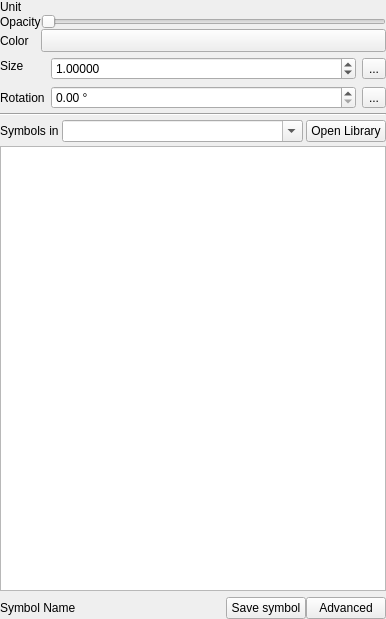
<?xml version="1.0" encoding="UTF-8"?>
<ui version="4.0">
 <class>SymbolsListWidget</class>
 <widget class="QWidget" name="SymbolsListWidget">
  <property name="geometry">
   <rect>
    <x>0</x>
    <y>0</y>
    <width>386</width>
    <height>619</height>
   </rect>
  </property>
  <property name="windowTitle">
   <string>Form</string>
  </property>
  <layout class="QGridLayout" name="gridLayout_4">
   <property name="verticalSpacing">
    <number>4</number>
   </property>
   <property name="margin">
    <number>0</number>
   </property>
   <item row="1" column="0">
    <widget class="Line" name="line">
     <property name="orientation">
      <enum>Qt::Horizontal</enum>
     </property>
    </widget>
   </item>
   <item row="3" column="0">
    <widget class="QListView" name="viewSymbols">
     <property name="sizePolicy">
      <sizepolicy hsizetype="Expanding" vsizetype="Expanding">
       <horstretch>0</horstretch>
       <verstretch>2</verstretch>
      </sizepolicy>
     </property>
     <property name="iconSize">
      <size>
       <width>77</width>
       <height>70</height>
      </size>
     </property>
     <property name="textElideMode">
      <enum>Qt::ElideNone</enum>
     </property>
     <property name="flow">
      <enum>QListView::LeftToRight</enum>
     </property>
     <property name="resizeMode">
      <enum>QListView::Adjust</enum>
     </property>
     <property name="spacing">
      <number>5</number>
     </property>
     <property name="viewMode">
      <enum>QListView::IconMode</enum>
     </property>
     <property name="uniformItemSizes">
      <bool>true</bool>
     </property>
     <property name="wordWrap">
      <bool>true</bool>
     </property>
    </widget>
   </item>
   <item row="2" column="0">
    <layout class="QHBoxLayout" name="horizontalLayout_3">
     <property name="spacing">
      <number>3</number>
     </property>
     <item>
      <widget class="QLabel" name="label">
       <property name="text">
        <string>Symbols in</string>
       </property>
      </widget>
     </item>
     <item>
      <widget class="QComboBox" name="groupsCombo">
       <property name="sizePolicy">
        <sizepolicy hsizetype="Expanding" vsizetype="Fixed">
         <horstretch>0</horstretch>
         <verstretch>0</verstretch>
        </sizepolicy>
       </property>
       <property name="minimumSize">
        <size>
         <width>50</width>
         <height>0</height>
        </size>
       </property>
       <property name="editable">
        <bool>true</bool>
       </property>
      </widget>
     </item>
     <item>
      <widget class="QPushButton" name="openStyleManagerButton">
       <property name="text">
        <string>Open Library</string>
       </property>
      </widget>
     </item>
    </layout>
   </item>
   <item row="4" column="0">
    <layout class="QHBoxLayout" name="horizontalLayout_4">
     <property name="topMargin">
      <number>2</number>
     </property>
     <item>
      <widget class="QLabel" name="lblSymbolName">
       <property name="text">
        <string>Symbol Name</string>
       </property>
      </widget>
     </item>
     <item>
      <spacer name="horizontalSpacer">
       <property name="orientation">
        <enum>Qt::Horizontal</enum>
       </property>
       <property name="sizeHint" stdset="0">
        <size>
         <width>0</width>
         <height>20</height>
        </size>
       </property>
      </spacer>
     </item>
     <item>
      <widget class="QPushButton" name="btnSaveSymbol">
       <property name="toolTip">
        <string>Save symbol</string>
       </property>
       <property name="text">
        <string>Save symbol</string>
       </property>
      </widget>
     </item>
     <item>
      <widget class="QPushButton" name="btnAdvanced">
       <property name="text">
        <string>Advanced</string>
       </property>
      </widget>
     </item>
    </layout>
   </item>
   <item row="0" column="0">
    <layout class="QVBoxLayout" name="verticalLayout">
     <item>
      <layout class="QGridLayout" name="gridLayout">
       <item row="2" column="0">
        <widget class="QLabel" name="label_5">
         <property name="text">
          <string>Color</string>
         </property>
         <property name="buddy">
          <cstring>btnColor</cstring>
         </property>
        </widget>
       </item>
       <item row="0" column="1">
        <widget class="QgsUnitSelectionWidget" name="mSymbolUnitWidget" native="true">
         <property name="sizePolicy">
          <sizepolicy hsizetype="Expanding" vsizetype="Preferred">
           <horstretch>0</horstretch>
           <verstretch>0</verstretch>
          </sizepolicy>
         </property>
        </widget>
       </item>
       <item row="1" column="0">
        <widget class="QLabel" name="mTransparencyLabel">
         <property name="text">
          <string>Opacity</string>
         </property>
         <property name="buddy">
          <cstring>mTransparencySlider</cstring>
         </property>
        </widget>
       </item>
       <item row="1" column="1">
        <widget class="QSlider" name="mTransparencySlider">
         <property name="sizePolicy">
          <sizepolicy hsizetype="Expanding" vsizetype="Fixed">
           <horstretch>0</horstretch>
           <verstretch>0</verstretch>
          </sizepolicy>
         </property>
         <property name="maximum">
          <number>255</number>
         </property>
         <property name="orientation">
          <enum>Qt::Horizontal</enum>
         </property>
        </widget>
       </item>
       <item row="0" column="0">
        <widget class="QLabel" name="mSymbolUnitLabel">
         <property name="text">
          <string>Unit</string>
         </property>
        </widget>
       </item>
       <item row="2" column="1">
        <widget class="QgsColorButton" name="btnColor">
         <property name="sizePolicy">
          <sizepolicy hsizetype="Expanding" vsizetype="Fixed">
           <horstretch>0</horstretch>
           <verstretch>0</verstretch>
          </sizepolicy>
         </property>
         <property name="minimumSize">
          <size>
           <width>0</width>
           <height>0</height>
          </size>
         </property>
         <property name="maximumSize">
          <size>
           <width>16777215</width>
           <height>16777215</height>
          </size>
         </property>
         <property name="text">
          <string/>
         </property>
        </widget>
       </item>
      </layout>
     </item>
     <item>
      <widget class="QStackedWidget" name="stackedWidget">
       <property name="sizePolicy">
        <sizepolicy hsizetype="Minimum" vsizetype="Preferred">
         <horstretch>0</horstretch>
         <verstretch>0</verstretch>
        </sizepolicy>
       </property>
       <property name="currentIndex">
        <number>0</number>
       </property>
       <widget class="QWidget" name="pageMarker">
        <layout class="QGridLayout" name="gridLayout_2">
         <property name="margin">
          <number>0</number>
         </property>
         <item row="0" column="0">
          <widget class="QLabel" name="label_2">
           <property name="sizePolicy">
            <sizepolicy hsizetype="Maximum" vsizetype="Preferred">
             <horstretch>0</horstretch>
             <verstretch>0</verstretch>
            </sizepolicy>
           </property>
           <property name="text">
            <string>Size</string>
           </property>
          </widget>
         </item>
         <item row="0" column="1">
          <layout class="QHBoxLayout" name="horizontalLayout">
           <property name="topMargin">
            <number>5</number>
           </property>
           <item>
            <widget class="QgsDoubleSpinBox" name="spinSize">
             <property name="decimals">
              <number>5</number>
             </property>
             <property name="maximum">
              <double>99999999.989999994635582</double>
             </property>
             <property name="singleStep">
              <double>0.200000000000000</double>
             </property>
             <property name="value">
              <double>1.000000000000000</double>
             </property>
             <property name="showClearButton" stdset="0">
              <bool>false</bool>
             </property>
            </widget>
           </item>
           <item>
            <widget class="QgsDataDefinedButton" name="mSizeDDBtn">
             <property name="text">
              <string>...</string>
             </property>
            </widget>
           </item>
          </layout>
         </item>
         <item row="1" column="0">
          <widget class="QLabel" name="label_3">
           <property name="sizePolicy">
            <sizepolicy hsizetype="Maximum" vsizetype="Preferred">
             <horstretch>0</horstretch>
             <verstretch>0</verstretch>
            </sizepolicy>
           </property>
           <property name="text">
            <string>Rotation</string>
           </property>
          </widget>
         </item>
         <item row="1" column="1">
          <layout class="QHBoxLayout" name="horizontalLayout_5">
           <property name="topMargin">
            <number>0</number>
           </property>
           <item>
            <widget class="QgsDoubleSpinBox" name="spinAngle">
             <property name="suffix">
              <string> °</string>
             </property>
             <property name="decimals">
              <number>2</number>
             </property>
             <property name="maximum">
              <double>360.000000000000000</double>
             </property>
             <property name="singleStep">
              <double>0.500000000000000</double>
             </property>
            </widget>
           </item>
           <item>
            <widget class="QgsDataDefinedButton" name="mRotationDDBtn">
             <property name="text">
              <string>...</string>
             </property>
            </widget>
           </item>
          </layout>
         </item>
        </layout>
       </widget>
       <widget class="QWidget" name="pageLine">
        <layout class="QGridLayout" name="gridLayout_3">
         <property name="margin">
          <number>0</number>
         </property>
         <item row="0" column="0">
          <widget class="QLabel" name="label_4">
           <property name="sizePolicy">
            <sizepolicy hsizetype="Maximum" vsizetype="Preferred">
             <horstretch>0</horstretch>
             <verstretch>0</verstretch>
            </sizepolicy>
           </property>
           <property name="text">
            <string>Width</string>
           </property>
          </widget>
         </item>
         <item row="0" column="1">
          <layout class="QHBoxLayout" name="horizontalLayout_6">
           <item>
            <widget class="QgsDoubleSpinBox" name="spinWidth">
             <property name="decimals">
              <number>5</number>
             </property>
             <property name="maximum">
              <double>99999.000000000000000</double>
             </property>
             <property name="singleStep">
              <double>0.200000000000000</double>
             </property>
             <property name="value">
              <double>1.000000000000000</double>
             </property>
             <property name="showClearButton" stdset="0">
              <bool>false</bool>
             </property>
            </widget>
           </item>
           <item>
            <widget class="QgsDataDefinedButton" name="mWidthDDBtn">
             <property name="text">
              <string>...</string>
             </property>
            </widget>
           </item>
          </layout>
         </item>
        </layout>
       </widget>
       <widget class="QWidget" name="pageFill">
        <layout class="QHBoxLayout" name="horizontalLayout_2">
         <property name="margin">
          <number>0</number>
         </property>
        </layout>
       </widget>
      </widget>
     </item>
    </layout>
   </item>
  </layout>
 </widget>
 <customwidgets>
  <customwidget>
   <class>QgsColorButton</class>
   <extends>QToolButton</extends>
   <header>qgscolorbutton.h</header>
   <container>1</container>
  </customwidget>
  <customwidget>
   <class>QgsDataDefinedButton</class>
   <extends>QToolButton</extends>
   <header>qgsdatadefinedbutton.h</header>
  </customwidget>
  <customwidget>
   <class>QgsDoubleSpinBox</class>
   <extends>QDoubleSpinBox</extends>
   <header>qgsdoublespinbox.h</header>
  </customwidget>
  <customwidget>
   <class>QgsUnitSelectionWidget</class>
   <extends>QWidget</extends>
   <header>qgsunitselectionwidget.h</header>
   <container>1</container>
  </customwidget>
 </customwidgets>
 <tabstops>
  <tabstop>mTransparencySlider</tabstop>
  <tabstop>btnColor</tabstop>
  <tabstop>groupsCombo</tabstop>
  <tabstop>openStyleManagerButton</tabstop>
  <tabstop>viewSymbols</tabstop>
  <tabstop>btnSaveSymbol</tabstop>
  <tabstop>btnAdvanced</tabstop>
 </tabstops>
 <resources/>
 <connections/>
</ui>
